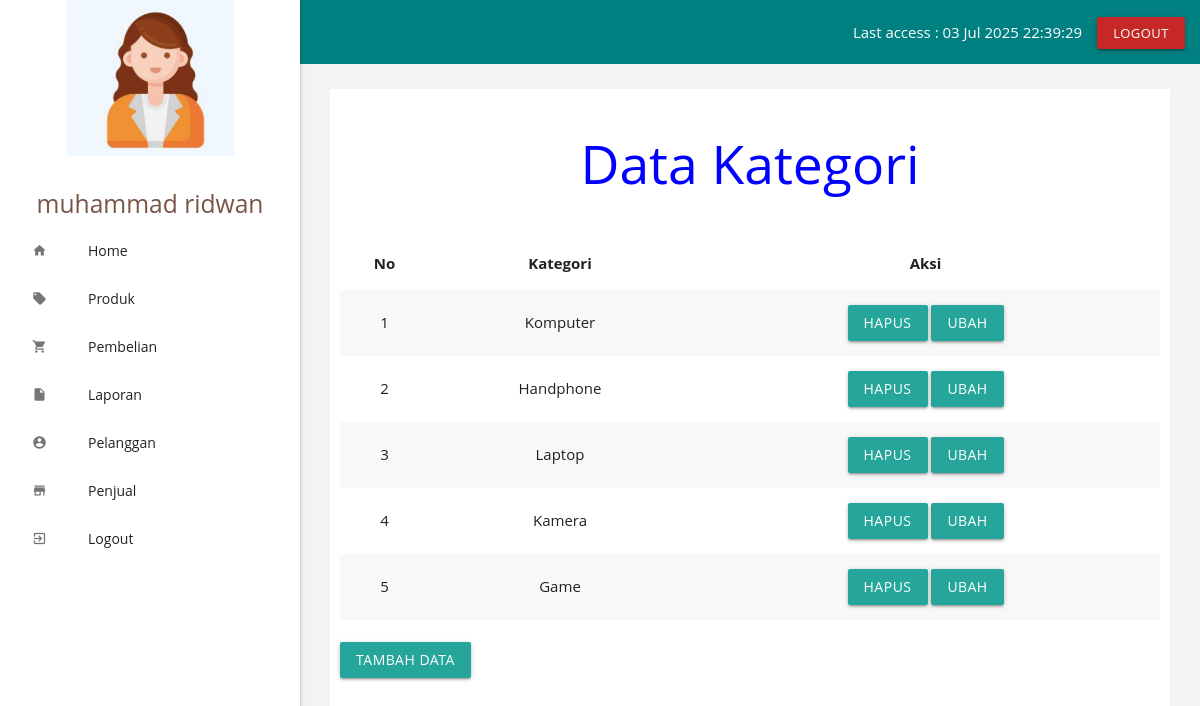
Screenshot of /admin/index.php?halaman=kategori (signed in) with the database file from the repository.
### tables this page shows
CREATE TABLE `kategori` (
  `id_kategori` int(5) NOT NULL,
  `nama_kategori` varchar(100) NOT NULL
);

### admin/kategori.php (the view)
<h2 class="text-center">Data Kategori</h2>
<br>
<?php
$semuadata = array();
$ambil = $koneksi->query("SELECT * FROM kategori");
while ($tiap = $ambil->fetch_assoc()) {
	$semuadata[] = $tiap;
}
 ?>
<table class='table striped centered' align="center">
	 <thead>
		<tr>
			<th>No</th>
			<th>Kategori</th>
			<th>Aksi</th>
		</tr>
	</thead>
	<tbody >
		<?php foreach ($semuadata as $key => $value):?>
		<tr>
			<td><?php echo $key+1 ?></td>
			<td><?php echo $value["nama_kategori"] ?></td>
			<td>
				<a href="index.php?halaman=hapusproduk&id=<?php echo $pecah['id_produk']; ?>" class="btn btn-danger">hapus</a>
				<a href="index.php?halaman=ubahproduk&id=<?php echo $pecah['id_produk']; ?>" class="btn btn-warning">ubah</a>
			</td>
		</tr>
	<?php endforeach ?>
	</tbody>
</table>
<br>
<a href="index.php?halaman=tambahproduk" class="btn btn-primary">Tambah Data</a>

### assets/css/adminstyle.css (style rules this page uses)
body { font-family: "Open Sans", sans-serif; }
.text-center { text-align: center; }
h2 { color: #00f; }

### rows the page displays
kategori: nama_kategori "Komputer"
kategori: nama_kategori "Handphone"
kategori: nama_kategori "Laptop"
kategori: nama_kategori "Kamera"
kategori: nama_kategori "Game"

### other values shown
$_SESSION['admin']['nama_lengkap'] "muhammad ridwan"
